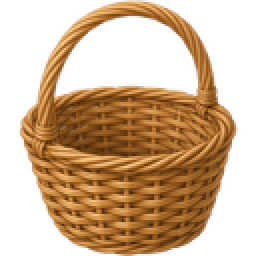
#> input picture assets/ui/basket.png, 128 x 128 px (shown 2 times larger); its folder holds only this picture in this run
$ python cutout-cards.py
#> lines starting #> are read from the running program, lines starting #| are printed output that depends on the picture; after the words box and inside, x2 and y2 are one past the last pixel; in counts of white or black regions, pixels touching at a corner belong together
"""Cut the painted UI cards out of their paper backdrop (transparent corners).

Flood-fills from the image border through pixels that match the backdrop
paper colour, makes them transparent and feathers the edge. Run on the
assets/ui/*.png files in place.
"""
import glob, os
import numpy as np
from PIL import Image
from scipy import ndimage

here = os.path.join(os.path.dirname(__file__), '..', 'assets', 'ui')
for f in sorted(glob.glob(os.path.join(here, '*.png'))):
    im = np.asarray(Image.open(f).convert('RGBA')).astype(np.float32)
    rgb = im[..., :3]
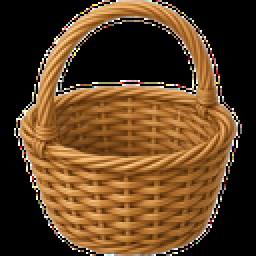
#> rgb: shape (128, 128, 3) float32 (shown 2 times larger); mean R, G, B 93.9, 64, 33.3
    H, W = rgb.shape[:2]
#> H = 128; W = 128
    border = np.concatenate([rgb[:3].reshape(-1, 3), rgb[-3:].reshape(-1, 3), rgb[:, :3].reshape(-1, 3), rgb[:, -3:].reshape(-1, 3)])
#> border = 1536 rows, first 8: [0, 0, 0], [0, 0, 0], [0, 0, 0], [0, 0, 0], [0, 0, 0], [0, 0, 0], [0, 0, 0], [0, 0, 0]
    ref = np.median(border, axis=0)
#> ref = [0, 0, 0]
    d = np.sqrt(((rgb - ref) ** 2).sum(axis=2))
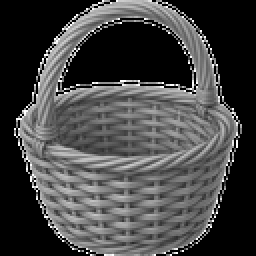
#> d: shape (128, 128) float32 (shown 2 times larger); min 0, max 441.7, mean 119.8; drawn with min black and max white
    bgish = d < 14
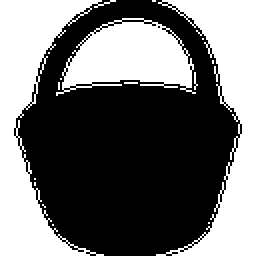
#> bgish: shape (128, 128) bool (shown 2 times larger); 43.8% white; 16 white regions (13 under 20 px), largest, box (x1, y1, x2, y2) and area: (0, 0, 58, 128) 2833, (78, 0, 128, 128) 2654, (28, 9, 98, 48) 1661
    lab, n = ndimage.label(bgish)
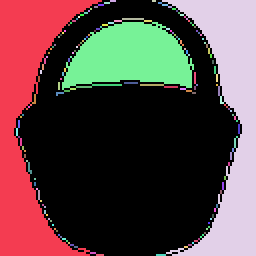
#> lab: shape (128, 128) int32 (shown 2 times larger); 176 distinct labels, from 0 to 175; one colour per label, 0 black
#> n = 175
    edge_labels = set(np.unique(np.concatenate([lab[0], lab[-1], lab[:, 0], lab[:, -1]]))) - {0}
#> edge_labels = 6 items
    outside = np.isin(lab, list(edge_labels))
#> outside: shape (128, 128) bool; 32.2% white; 5 white regions (3 under 20 px), largest, box (x1, y1, x2, y2) and area: (0, 0, 51, 128) 2723, (78, 0, 128, 128) 2550
    outside = ndimage.binary_opening(outside, iterations=1)
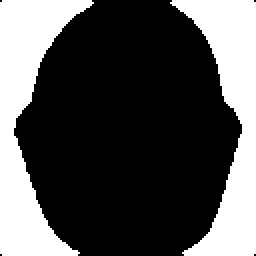
#> outside: shape (128, 128) bool (shown 2 times larger); 31.7% white; 2 white regions, box (x1, y1, x2, y2) and area: (0, 0, 47, 128) 2692, (85, 0, 128, 128) 2508
    inside = ~outside
    inside = ndimage.binary_fill_holes(inside)
    # keep the largest blob (the card)
    lab2, n2 = ndimage.label(inside)
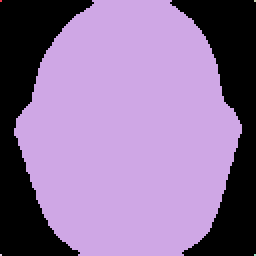
#> lab2: shape (128, 128) int32 (shown 2 times larger); 6 distinct labels, from 0 to 5; one colour per label, 0 black
#> n2 = 5
    if n2 > 1:
        sizes = ndimage.sum(inside, lab2, range(1, n2 + 1))
#> sizes = [1, 11180, 1, 1, 1]
        inside = lab2 == (np.argmax(sizes) + 1)
#> inside: shape (128, 128) bool; 68.2% white; 2 black regions, box (x1, y1, x2, y2) and area: (0, 0, 47, 128) 2694, (85, 0, 128, 128) 2510
    alpha = ndimage.gaussian_filter(inside.astype(np.float32), 1.2) * 255
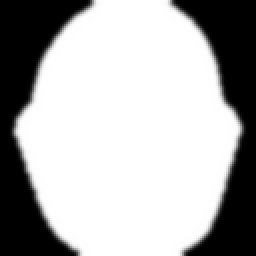
#> alpha: shape (128, 128) float32 (shown 2 times larger); min 0, max 255, mean 174
    out = np.dstack([rgb, np.minimum(im[..., 3], alpha)]).astype(np.uint8)
    Image.fromarray(out, 'RGBA').save(f, optimize=True)
    print(os.path.basename(f), 'ref', ref.round(), 'kept', round(inside.mean(), 3))
#| basket.png ref [0. 0. 0.] kept 0.682

$ run again, on assets/ui/pantry-shelf.png
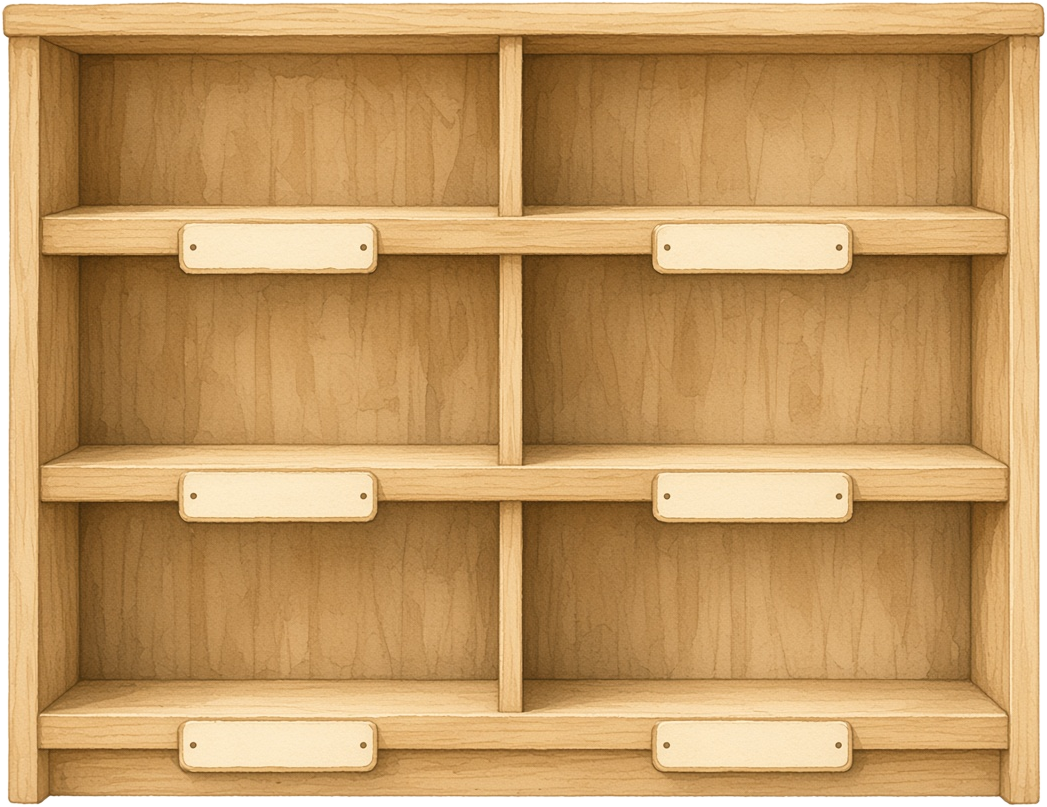
#> input picture assets/ui/pantry-shelf.png, 1047 x 807 px
#> ref = [255, 255, 255]
#> `bgish = d < 14`:
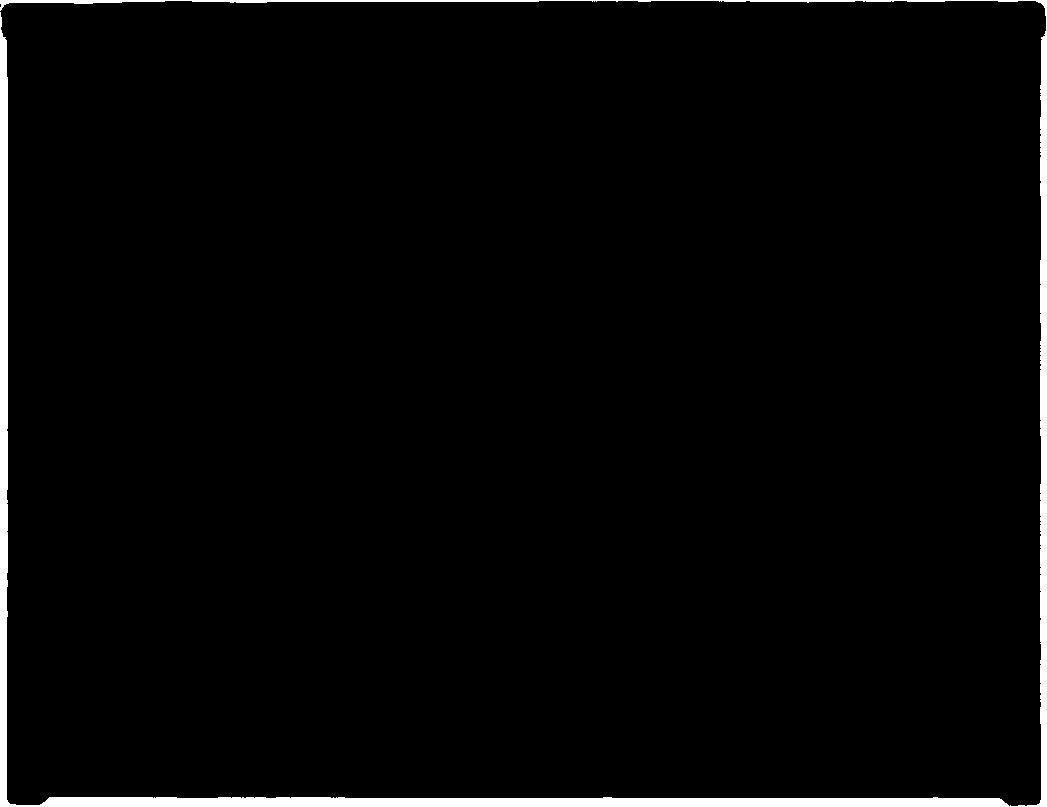
#> bgish: shape (807, 1047) bool; 2.6% white; 1 white region, box (x1, y1, x2, y2) and area: (0, 0, 1047, 807) 22104
#> n = 1
#> edge_labels = 1 item
#> outside: shape (807, 1047) bool; 2.4% white; 7 white regions (1 under 20 px), largest, box (x1, y1, x2, y2) and area: (39, 797, 1009, 807) 8902, (0, 32, 17, 807) 5926, (1036, 33, 1047, 807) 5069, (0, 0, 123, 9) 409, (229, 0, 268, 3) 109, (1037, 0, 1047, 9) 49
#> lab2: shape (807, 1047) int32; 9 distinct labels, from 0 to 8
#> n2 = 8
#> sizes = [1, 824447, 2, 1, 3, 1, 1, 1]
#> `alpha = ndimage.gaussian_filter(inside.astype(np.float32), 1.2) * 255`:
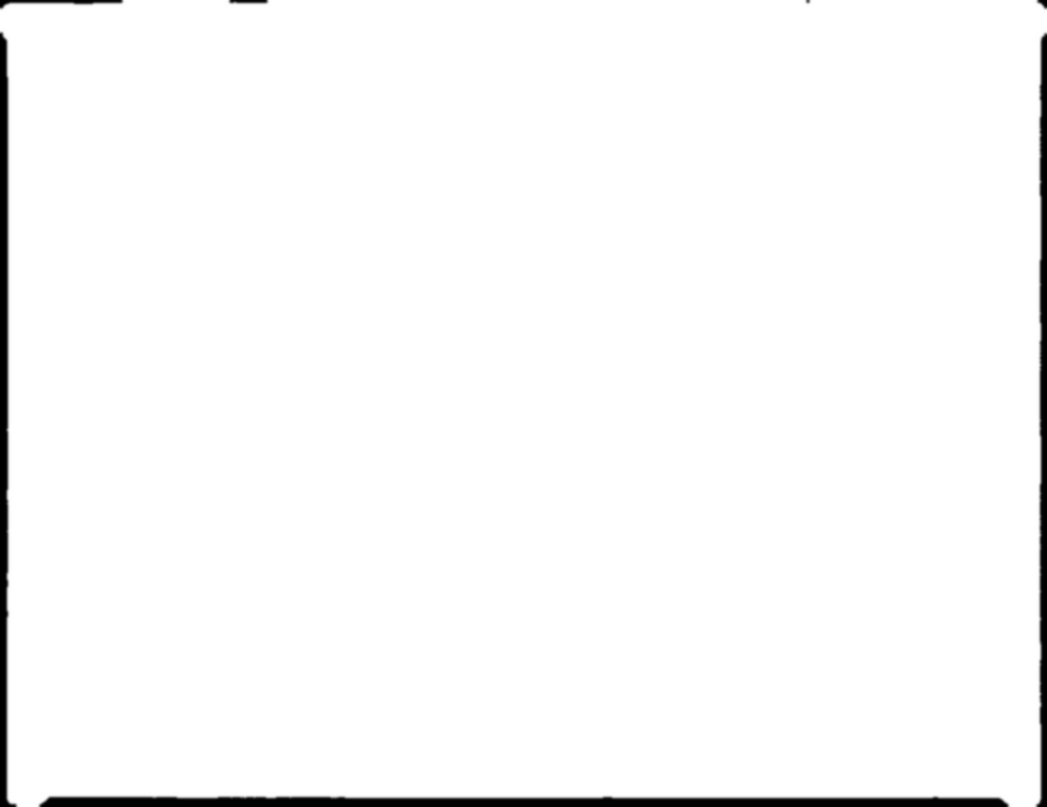
#> alpha: shape (807, 1047) float32; min 0, max 255, mean 248.8
#| pantry-shelf.png ref [255. 255. 255.] kept 0.976

$ run again, on assets/ui/card-blank.png
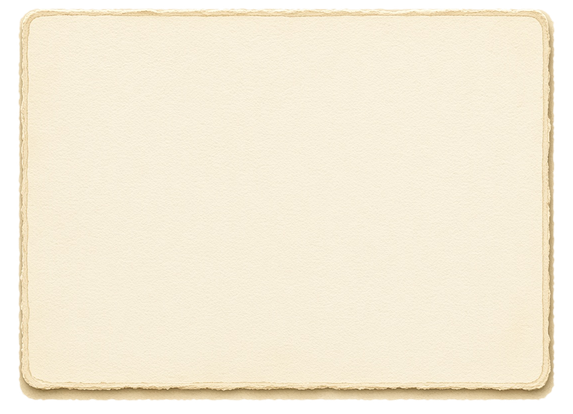
#> input picture assets/ui/card-blank.png, 573 x 414 px
#> ref = [0, 0, 0]
#> bgish: shape (414, 573) bool; 10.7% white; 1 white region, box (x1, y1, x2, y2) and area: (0, 0, 573, 414) 25428
#> lab: shape (414, 573) int32; 119 distinct labels, from 0 to 118
#> n = 118
#> edge_labels = 1 item
#> `lab2, n2 = ndimage.label(inside)`:
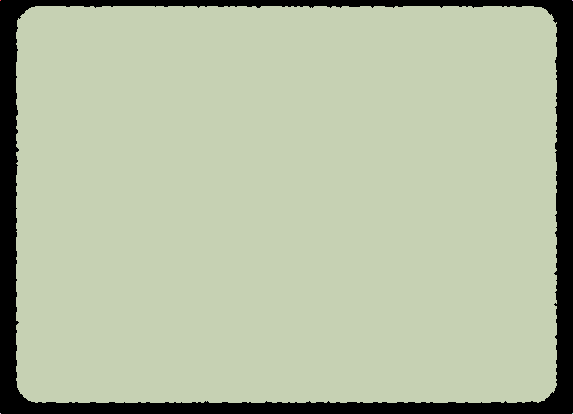
#> lab2: shape (414, 573) int32; 6 distinct labels, from 0 to 5; one colour per label, 0 black
#> n2 = 5
#> sizes = [1, 1, 213538, 1, 1]
#> `alpha = ndimage.gaussian_filter(inside.astype(np.float32), 1.2) * 255`:
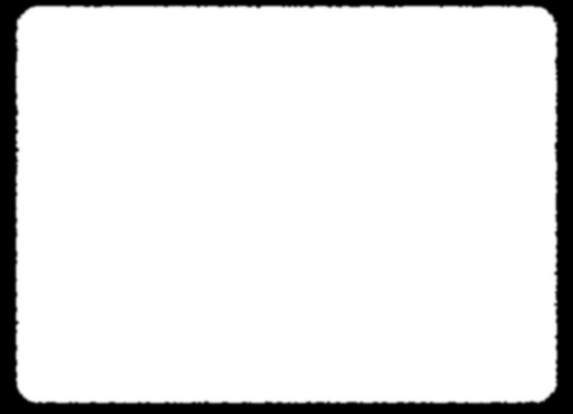
#> alpha: shape (414, 573) float32; min 0, max 255, mean 229.5
#| card-blank.png ref [0. 0. 0.] kept 0.9
